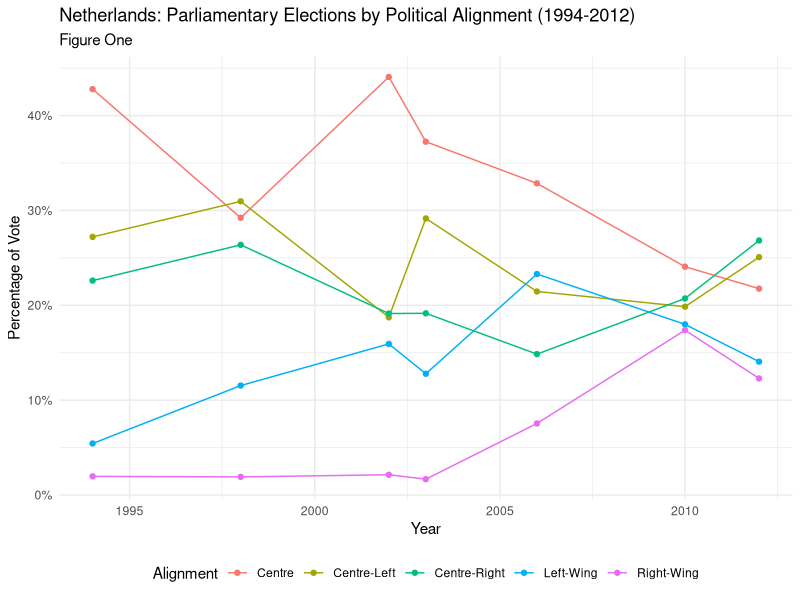
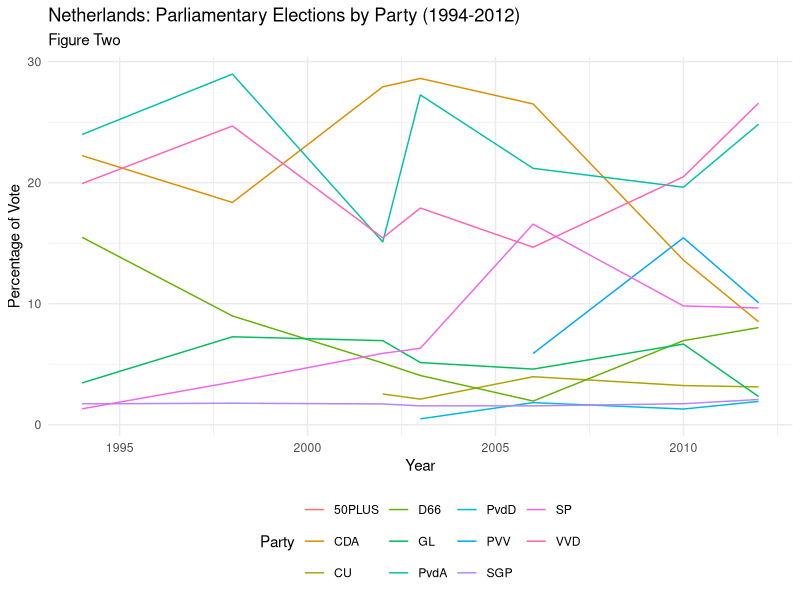

Write the R code that produced these figures, in order.
## ---- chunk 1
knitr::opts_chunk$set(echo = TRUE)
library(readr)
library(dplyr)
library(reshape2)
library(ggplot2) 
library(scales)
New_Neth2 <- read_csv("New_Neth2.csv")
## ---- chunk 2

Neth_Align <- New_Neth2%>%
  filter(Region == "Netherlands") %>%
  group_by(Year, Region, Alignment) %>% 
  summarise(Votes = sum(`Votes N`, na.rm = TRUE)) %>% 
  group_by(Year) %>% 
  mutate(Total_Votes = sum(Votes)) %>% 
  mutate(Percent_votes = Votes / Total_Votes)
  write.csv(Neth_Align, file="Neth_Align.csv")

  ggplot(Neth_Align, aes(x = Year, y = Percent_votes, color = Alignment)) +
  geom_line()+ geom_point()+
  labs(title = "Netherlands: Parliamentary Elections by Political Alignment (1994-2012)", subtitle = "Figure One", x = "Year", y = "Percentage of Vote") + scale_y_continuous(labels=percent) +
  theme_minimal()+ theme(legend.position = "bottom") 
## ---- chunk 3
Neth_parties <- New_Neth2%>%
  filter(Region == "Netherlands") %>%
  group_by(Year, Party, Region) %>%
  ggplot(aes(x = Year, y = `Votes %`, color = Party)) +
  geom_line()+
  labs(title = "Netherlands: Parliamentary Elections by Party (1994-2012)", subtitle = "Figure Two",
       x = "Year", y = "Percentage of Vote") + 
  theme_minimal() +
  theme(legend.position = "bottom")

Neth_parties
